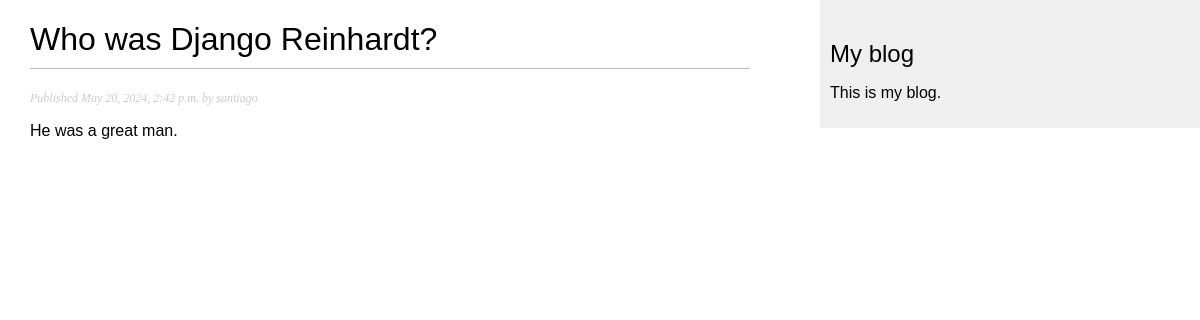
Screenshot of /blog/2024/5/20/who-was-django-reinhardt/ with the database file from the repository.
### blog/models.py (models this page shows, shortened)
class Post(models.Model):
    objects = models.Manager() # default manager
    published = PublishedManager() # custom manager
    class Status(models.TextChoices):
        DRAFT = 'DF','Draft'
        PUBLISHED = 'PB', 'Published'
    title = models.CharField(max_length = 250)
    slug = models.SlugField(max_length=250, unique_for_date='publish')
    author = models.ForeignKey(settings.AUTH_USER_MODEL,
                               on_delete=models.CASCADE,
                               related_name='blog_posts')
    body = models.TextField()
    publish = models.DateTimeField(default = timezone.now)
    created = models.DateTimeField(auto_now_add=True)
    updated = models.DateTimeField(auto_now=True)
    status = models.CharField(max_length=2,
                              choices=Status,
                              default=Status.DRAFT)
    class Meta:
        ordering = [
            '-publish',
        ]
        indexes = [
            models.Index(fields = ['-publish']),
        ]

### blog/views.py (the view)
# urls.py: path('<int:year>/<int:month>/<int:day>/<slug:post>/', views.post_detail, name='post_detail'),
def post_detail(request, year, month, day, post):
    post = get_object_or_404(Post,
                             status=Post.Status.PUBLISHED,
                             slug=post,
                             publish__year=year,
                             publish__month=month,
                             publish__day=day)
    return render( request,'blog/post/detail.html', {'post': post} )

### blog/templates/blog/post/detail.html (shortened to what this page needs)
{% extends "blog/base.html" %}
{% block content %}
<h1>{{ post.title }}</h1>
<p class="date">
  Published {{ post.publish }} by {{ post.author }}
</p>
{{ post.body|linebreaks }}
{% endblock %}

### blog/static/css/blog.css (style rules this page uses)
body { margin:0; padding:0; font-family:helvetica, sans-serif; }
h1 { font-weight:normal; border-bottom:1px solid #bbb; padding:0 0 10px 0; }
p.date { color:#ccc; font-family: georgia, serif; font-size: 12px; font-style: italic; }

### rows the page displays
Post: title "Who was Django Reinhardt?", publish "May 20, 2024, 2:42 p.m.", author "santiago", body "He was a great man."
